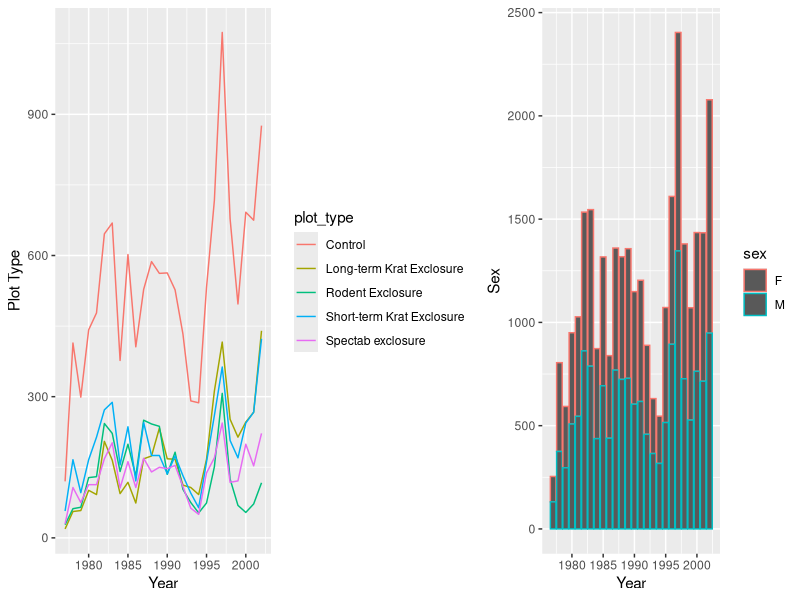
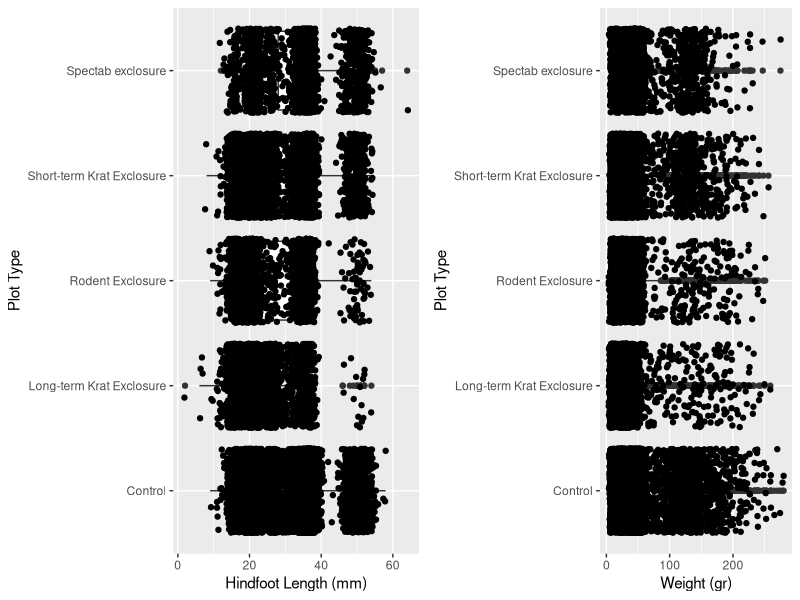
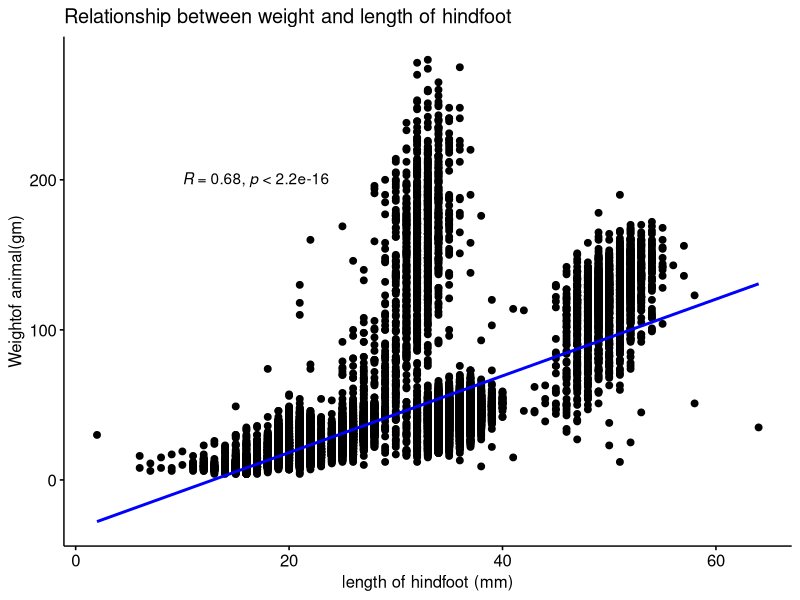
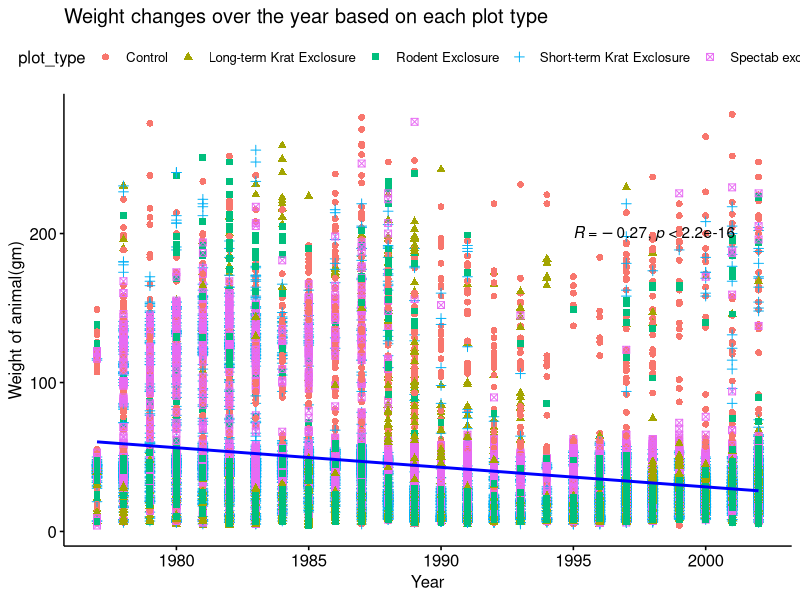
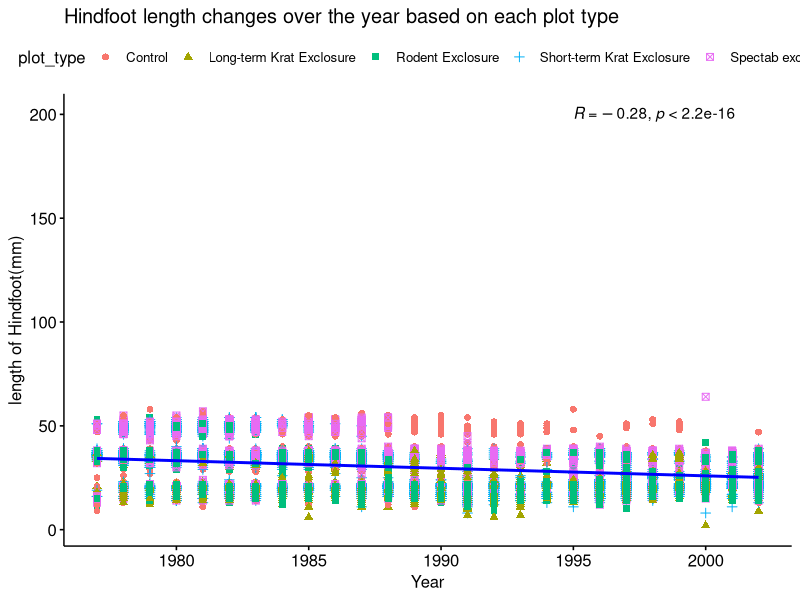
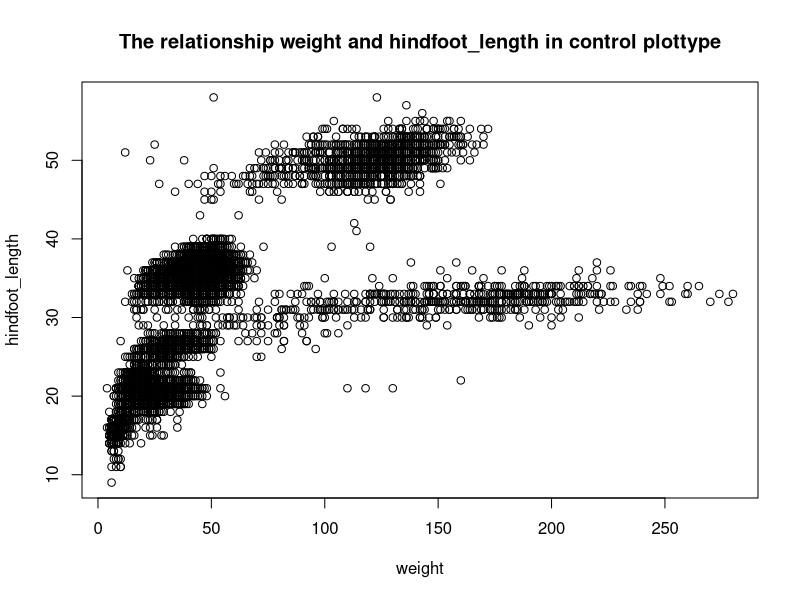
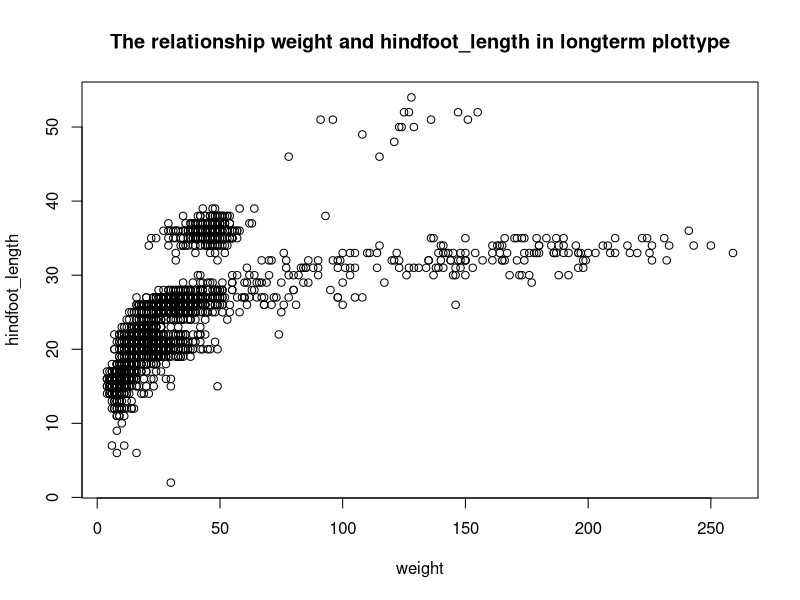
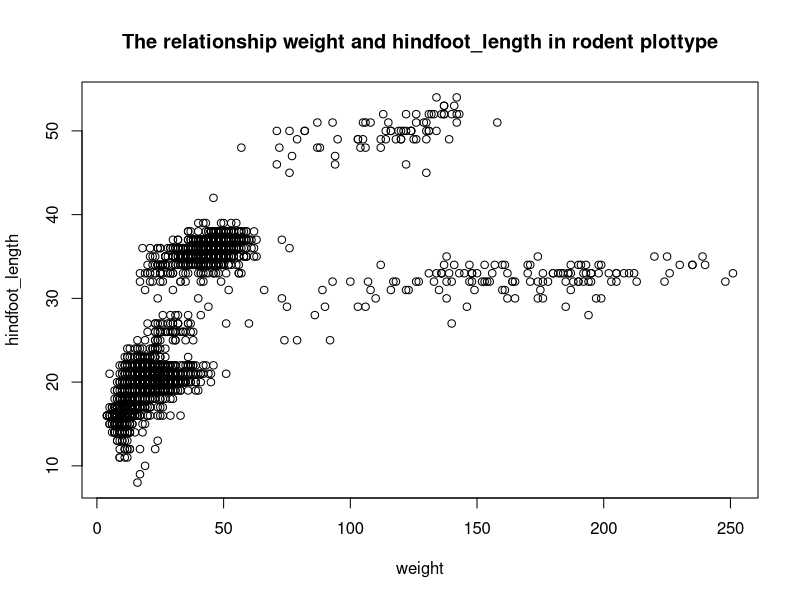

Generate these figures, in order, with R:
## ---- chunk 1
knitr::opts_chunk$set(echo = TRUE)
## ---- chunk 2
library(tidyverse)
library(lubridate)
library(gridExtra)
library(ggplot2)
library(dbplyr)
library(ggpubr)
## ---- chunk 3
surveys_combined <- read.csv("data/combined.csv")
## ---- chunk 4
surveys_combined_clear<- surveys_combined %>% filter(!is.na(sex), 
                                                         sex != "",
                                                         !is.na(hindfoot_length), 
                                                         hindfoot_length != "",
                                                         !is.na(weight), 
                                                         weight != "") 
## ---- chunk 5
#create line chart plot type per year
year_plot_type <- surveys_combined_clear %>% group_by(year, plot_type) %>% tally()
line_chart <- ggplot(year_plot_type, aes(x=year, y=n, color=plot_type)) + 
  geom_line() + xlab("Year") + ylab("Plot Type")

#create bar chart sex per year
year_sex <- surveys_combined_clear %>% group_by(year, sex) %>% tally()
bar_chart <- ggplot(year_sex, aes(x=year, y=n, color=sex)) + 
  geom_bar(stat="identity") + xlab("Year") + ylab("Sex")

#put chart to grid
timeseries_plot <- grid.arrange(line_chart, bar_chart, ncol=2, widths=c(9,6))

#save plot into image
ggsave("image/plot1.jpg", timeseries_plot, width=15, dpi=300)
## ---- chunk 6
#create boxplot chart weight per plot_type
boxplot_chart_weight <- ggplot(surveys_combined_clear, aes(x=weight, y=plot_type))+
  geom_boxplot()+xlab("Weight (gr)")+ylab("Plot Type") +  geom_jitter()

#create boxplot chart hindfoot length per plot_type
boxplot_chart_length <- ggplot(surveys_combined_clear, aes(x=hindfoot_length, y=plot_type))+
  geom_boxplot()+xlab("Hindfoot Length (mm)")+ylab("Plot Type") + geom_jitter()

#put chart to grid
frequency_plot <- grid.arrange(boxplot_chart_length, boxplot_chart_weight, ncol=2, widths=c(8,7))

#save plot into image
ggsave("image/plot2.jpg", frequency_plot, width=15, dpi=300)
## ---- chunk 7
# Created by supria
# Scatter plot with correlation coefficient
#:::::::::::::::::::::::::::::::::::::::::::::::::
sp <- ggscatter(surveys_combined_clear, x = "hindfoot_length", y = "weight",title = "Relationship between weight and length of hindfoot", xlab = "length of hindfoot (mm)", ylab = "Weightof animal(gm)",
                add = "reg.line",  # Add regressin line
                add.params = list(color = "blue", fill = "lightgray"), # Customize reg. line
                conf.int = TRUE # Add confidence interval
)
# Add correlation coefficient
final.plot<- sp + stat_cor(method = "pearson", label.x = 10, label.y = 200)
final.plot
#save plot into image
ggsave("image/plot3.jpg", final.plot, width=10, dpi=300)
## ---- chunk 8
# created by supria
wg<- ggscatter(data=surveys_combined_clear, x='year',y='weight', color ="plot_type",shape = "plot_type",
               title = "Weight changes over the year based on each plot type", xlab = "Year", ylab = "Weight of animal(gm)",
          add = "reg.line",  # Add regressin line
          add.params = list(color = "blue","red","green","yellow","pink", fill = "lightgray"), # Customize reg. line
          conf.int = TRUE # Add confidence interval
 )  
# Add correlation coefficient
final.wg <- wg + stat_cor(method = "pearson", label.x = 1995, label.y = 200)
final.wg
ggsave("image/plot4.jpg", final.wg, width=10, dpi=300)
## ---- chunk 9
# Created by supria
# Extend the regression lines beyond the domain of the data
##hindfoot changes over the year

hd<- ggscatter(data=surveys_combined_clear, x='year',y='hindfoot_length', color ="plot_type",shape = "plot_type",
               title = "Hindfoot length changes over the year based on each plot type", xlab = "Year", ylab = "length of Hindfoot(mm)",
               add = "reg.line",  # Add regressin line
               add.params = list(color = "blue","red","green","yellow","pink", fill = "lightgray"), # Customize reg. line
               conf.int = TRUE # Add confidence interval
)  
# Add correlation coefficient
final.hd<- hd + stat_cor(method = "pearson", label.x = 1995, label.y = 200)
final.hd
ggsave("image/plot5.jpg", final.wg, width=10, dpi=300)
## ---- chunk 10
#Examine the correlation each plot type and hindfootlength
#Weight and Hindfoot_length in control plot

lw_control <- surveys_combined %>% 
  filter(!is.na(hindfoot_length), !is.na(weight)) %>%
  select(hindfoot_length, weight , genus, plot_type) %>%
  filter(plot_type == "Control")
#- Check names 
names(lw_control)
#- Attach the data
attach(lw_control) 
#- Check the type of variable for weight and hindfoot_length in control plot
class(weight)
class(hindfoot_length)
plot(weight, hindfoot_length, main = "The relationship weight and hindfoot_length in control plottype")
cor(weight, hindfoot_length)
lw_controlstat <- lm(hindfoot_length ~ weight)
summary(lw_controlstat)

#Weight and Hindfoot_length in Long-term Krat Exclosure plot (2)
lw_longterm <- surveys_combined %>% 
  filter(!is.na(hindfoot_length), !is.na(weight)) %>%
  select(hindfoot_length, weight , genus, plot_type) %>%
  filter(plot_type == "Long-term Krat Exclosure")

#- Check & Statistics
names(lw_longterm)
attach(lw_longterm)
class(weight)
class(hindfoot_length)
plot(weight, hindfoot_length, main = "The relationship weight and hindfoot_length in longterm plottype")
cor(weight, hindfoot_length)
lw_longtermstat <- lm(hindfoot_length ~ weight)
summary(lw_longtermstat)

#Weight and Hindfoot_length in Rodent Exclosure plot (3)
lw_rodent <- surveys_combined %>% 
  filter(!is.na(hindfoot_length), !is.na(weight)) %>%
  select(hindfoot_length, weight , genus, plot_type) %>%
  filter(plot_type == "Rodent Exclosure")

#- Check & Statistics
names(lw_rodent)
attach(lw_rodent)
class(weight)
class(hindfoot_length)
plot(weight, hindfoot_length, main = "The relationship weight and hindfoot_length in rodent plottype")
cor(weight, hindfoot_length)
lw_rodentstat <- lm(hindfoot_length ~ weight)
summary(lw_rodentstat)

#Weight and Hindfoot_length in Short Term Exclosure plot (4)
lw_shortterm <- surveys_combined %>% 
  filter(!is.na(hindfoot_length), !is.na(weight)) %>%
  select(hindfoot_length, weight , genus, plot_type) %>%
  filter(plot_type == "Short-term Krat Exclosure")

#- Check & Statistics
names(lw_shortterm)
attach(lw_shortterm)
class(weight)
class(hindfoot_length)
plot(weight, hindfoot_length, main = "The relationship weight and hindfoot_length in shortterm plottype")
cor(weight, hindfoot_length)
lw_shorttermstat <- lm(hindfoot_length ~ weight)
summary(lw_shorttermstat)

# Weight and Hindfoot_length in Spectab Exclosure plot (5)
lw_spectab <- surveys_combined %>% 
  filter(!is.na(hindfoot_length), !is.na(weight)) %>%
  select(hindfoot_length, weight , genus, plot_type) %>%
  filter(plot_type == "Spectab exclosure")

#- Check & Statistics
names(lw_spectab)
attach(lw_spectab)
class(weight)
class(hindfoot_length)
plot(weight, hindfoot_length, main = "The relationship weight and hindfoot_length in spectab plottype")
cor(weight, hindfoot_length)
lw_spectabstat <- lm(hindfoot_length ~ weight)
summary(lw_spectabstat)

## ---- chunk 11
#Check the relationship and dispersal each plot
        length_control <- surveys_combined%>%
          select(hindfoot_length, plot_type , genus) %>%
          filter(plot_type == "Control")
        
        length_Longterm <- surveys_combined %>%
          select(hindfoot_length, plot_type , genus) %>%
          filter(plot_type == "Long-term Krat Exclosure")
        
        length_rodent <- surveys_combined %>%
          select(hindfoot_length, plot_type , genus) %>%
          filter(plot_type == "Rodent Exclosure")
        
        length_shortterm <- surveys_combined %>%
          select(hindfoot_length, plot_type , genus) %>%
          filter(plot_type == "Short-term Krat Exclosure")
        
        length_spectab <- surveys_combined %>%
          select(hindfoot_length, plot_type , genus) %>%
          filter(plot_type == "Spectab exclosure") 
        
        #Ggplot hindfoot_length and plot_type
          ggplot() +
          geom_point(data = length_control, aes(x=plot_type, y=hindfoot_length), color = 'green') +
          geom_point(data = length_Longterm, aes(x=plot_type, y=hindfoot_length), color = 'red') +
          geom_point(data = length_rodent, aes(x=plot_type, y=hindfoot_length), color = 'blue') +
          geom_point(data = length_shortterm, aes(x=plot_type, y=hindfoot_length), color = 'yellow') +
          geom_point(data = length_spectab, aes(x=plot_type, y=hindfoot_length), color = 'pink') 
